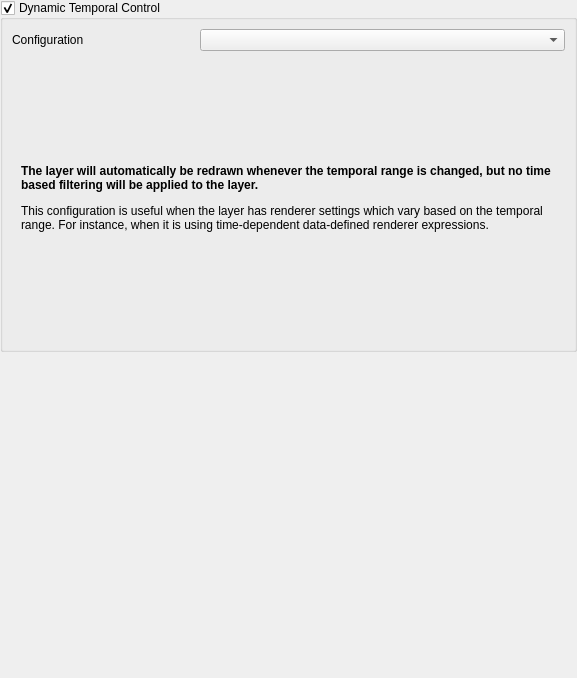
<?xml version="1.0" encoding="UTF-8"?>
<ui version="4.0">
 <class>QgsRasterLayerTemporalPropertiesWidgetBase</class>
 <widget class="QWidget" name="QgsRasterLayerTemporalPropertiesWidgetBase">
  <property name="geometry">
   <rect>
    <x>0</x>
    <y>0</y>
    <width>577</width>
    <height>678</height>
   </rect>
  </property>
  <property name="windowTitle">
   <string notr="true">Form</string>
  </property>
  <layout class="QHBoxLayout" name="horizontalLayout_5">
   <property name="spacing">
    <number>0</number>
   </property>
   <property name="leftMargin">
    <number>0</number>
   </property>
   <property name="topMargin">
    <number>0</number>
   </property>
   <property name="rightMargin">
    <number>0</number>
   </property>
   <property name="bottomMargin">
    <number>0</number>
   </property>
   <item>
    <widget class="QgsScrollArea" name="scrollArea">
     <property name="frameShape">
      <enum>QFrame::NoFrame</enum>
     </property>
     <property name="frameShadow">
      <enum>QFrame::Plain</enum>
     </property>
     <property name="lineWidth">
      <number>0</number>
     </property>
     <property name="widgetResizable">
      <bool>true</bool>
     </property>
     <widget class="QWidget" name="scrollAreaWidgetContents">
      <property name="geometry">
       <rect>
        <x>0</x>
        <y>0</y>
        <width>577</width>
        <height>678</height>
       </rect>
      </property>
      <layout class="QGridLayout" name="gridLayout" rowstretch="0,1">
       <property name="leftMargin">
        <number>0</number>
       </property>
       <property name="topMargin">
        <number>0</number>
       </property>
       <property name="rightMargin">
        <number>0</number>
       </property>
       <property name="bottomMargin">
        <number>0</number>
       </property>
       <item row="1" column="0">
        <widget class="QWidget" name="mExtraWidgetContainer" native="true"/>
       </item>
       <item row="0" column="0">
        <widget class="QGroupBox" name="mTemporalGroupBox">
         <property name="enabled">
          <bool>true</bool>
         </property>
         <property name="styleSheet">
          <string notr="true">QgsCollapsibleGroupBoxBasic::title, QgsCollapsibleGroupBox::title {  subcontrol-origin: margin;  subcontrol-position: top left;  margin-left: 20px;  margin-right: 5px;  left: 0px;  top: 1px;}QgsCollapsibleGroupBoxBasic::title, QgsCollapsibleGroupBox::title {  subcontrol-origin: margin;  subcontrol-position: top left;  margin-left: 20px;  margin-right: 5px;  left: 0px;  top: 1px;}QgsCollapsibleGroupBoxBasic::title, QgsCollapsibleGroupBox::title {  subcontrol-origin: margin;  subcontrol-position: top left;  margin-left: 20px;  margin-right: 5px;  left: 0px;  top: 1px;}QgsCollapsibleGroupBoxBasic::title, QgsCollapsibleGroupBox::title {  subcontrol-origin: margin;  subcontrol-position: top left;  margin-left: 20px;  margin-right: 5px;  left: 0px;  top: 1px;}
background: white;QgsCollapsibleGroupBoxBasic::title, QgsCollapsibleGroupBox::title {  subcontrol-origin: margin;  subcontrol-position: top left;  margin-left: 20px;  margin-right: 5px;  left: 0px;  top: 1px;}QgsCollapsibleGroupBoxBasic::title, QgsCollapsibleGroupBox::title {  subcontrol-origin: margin;  subcontrol-position: top left;  margin-left: 20px;  margin-right: 5px;  left: 0px;  top: 1px;}QgsCollapsibleGroupBoxBasic::title, QgsCollapsibleGroupBox::title {  subcontrol-origin: margin;  subcontrol-position: top left;  margin-left: 20px;  margin-right: 5px;  left: 0px;  top: 1px;}QgsCollapsibleGroupBoxBasic::title, QgsCollapsibleGroupBox::title {  subcontrol-origin: margin;  subcontrol-position: top left;  margin-left: 20px;  margin-right: 5px;  left: 0px;  top: 1px;}QgsCollapsibleGroupBoxBasic::title, QgsCollapsibleGroupBox::title {  subcontrol-origin: margin;  subcontrol-position: top left;  margin-left: 20px;  margin-right: 5px;  left: 0px;  top: 1px;}QgsCollapsibleGroupBoxBasic::title, QgsCollapsibleGroupBox::title {  subcontrol-origin: margin;  subcontrol-position: top left;  margin-left: 20px;  margin-right: 5px;  left: 0px;  top: 1px;}QgsCollapsibleGroupBoxBasic::title, QgsCollapsibleGroupBox::title {  subcontrol-origin: margin;  subcontrol-position: top left;  margin-left: 20px;  margin-right: 5px;  left: 0px;  top: 1px;}QgsCollapsibleGroupBoxBasic::title, QgsCollapsibleGroupBox::title {  subcontrol-origin: margin;  subcontrol-position: top left;  margin-left: 20px;  margin-right: 5px;  left: 0px;  top: 1px;}QgsCollapsibleGroupBoxBasic::title, QgsCollapsibleGroupBox::title {  subcontrol-origin: margin;  subcontrol-position: top left;  margin-left: 20px;  margin-right: 5px;  left: 0px;  top: 1px;}QgsCollapsibleGroupBoxBasic::title, QgsCollapsibleGroupBox::title {  subcontrol-origin: margin;  subcontrol-position: top left;  margin-left: 20px;  margin-right: 5px;  left: 0px;  top: 1px;}QgsCollapsibleGroupBoxBasic::title, QgsCollapsibleGroupBox::title {  subcontrol-origin: margin;  subcontrol-position: top left;  margin-left: 20px;  margin-right: 5px;  left: 0px;  top: 1px;}QgsCollapsibleGroupBoxBasic::title, QgsCollapsibleGroupBox::title {  subcontrol-origin: margin;  subcontrol-position: top left;  margin-left: 20px;  margin-right: 5px;  left: 0px;  top: 1px;}QgsCollapsibleGroupBoxBasic::title, QgsCollapsibleGroupBox::title {  subcontrol-origin: margin;  subcontrol-position: top left;  margin-left: 20px;  margin-right: 5px;  left: 0px;  top: 1px;}</string>
         </property>
         <property name="title">
          <string>Dynamic Temporal Control</string>
         </property>
         <property name="checkable">
          <bool>true</bool>
         </property>
         <layout class="QGridLayout" name="gridLayout_3" columnstretch="1,2">
          <item row="0" column="0">
           <widget class="QLabel" name="label">
            <property name="text">
             <string>Configuration</string>
            </property>
           </widget>
          </item>
          <item row="0" column="1">
           <widget class="QComboBox" name="mModeComboBox"/>
          </item>
          <item row="1" column="0" colspan="2">
           <widget class="QgsStackedWidget" name="mStackedWidget">
            <property name="currentIndex">
             <number>2</number>
            </property>
            <widget class="QWidget" name="mPageFixedRange">
             <property name="sizePolicy">
              <sizepolicy hsizetype="Preferred" vsizetype="Maximum">
               <horstretch>0</horstretch>
               <verstretch>0</verstretch>
              </sizepolicy>
             </property>
             <layout class="QGridLayout" name="gridLayout_6" columnstretch="1,2">
              <item row="1" column="1">
               <widget class="QgsDateTimeEdit" name="mStartTemporalDateTimeEdit">
                <property name="displayFormat">
                 <string>M/d/yyyy h:mm AP</string>
                </property>
                <property name="timeSpec">
                 <enum>Qt::UTC</enum>
                </property>
               </widget>
              </item>
              <item row="0" column="0" colspan="2">
               <widget class="QLabel" name="label_14">
                <property name="text">
                 <string>&lt;p&gt;&lt;b&gt;The layer will be rendered whenever the map's temporal range overlaps the range defined below.&lt;/b&gt;&lt;/p&gt;</string>
                </property>
                <property name="wordWrap">
                 <bool>true</bool>
                </property>
               </widget>
              </item>
              <item row="2" column="1">
               <widget class="QgsDateTimeEdit" name="mEndTemporalDateTimeEdit">
                <property name="displayFormat">
                 <string>M/d/yyyy h:mm AP</string>
                </property>
                <property name="timeSpec">
                 <enum>Qt::UTC</enum>
                </property>
               </widget>
              </item>
              <item row="1" column="0">
               <widget class="QLabel" name="label_6">
                <property name="text">
                 <string>Start date</string>
                </property>
               </widget>
              </item>
              <item row="2" column="0">
               <widget class="QLabel" name="label_5">
                <property name="text">
                 <string>End date</string>
                </property>
               </widget>
              </item>
             </layout>
            </widget>
            <widget class="QWidget" name="mPageAutomatic">
             <property name="sizePolicy">
              <sizepolicy hsizetype="Preferred" vsizetype="Maximum">
               <horstretch>0</horstretch>
               <verstretch>0</verstretch>
              </sizepolicy>
             </property>
             <layout class="QGridLayout" name="gridLayout_4" columnstretch="0,0">
              <item row="0" column="0" colspan="2">
               <widget class="QLabel" name="label_28">
                <property name="text">
                 <string>&lt;html&gt;&lt;head/&gt;&lt;body&gt;&lt;p&gt;&lt;span style=&quot; font-weight:600;&quot;&gt;The layer's data provider will automatically handle temporal settings for the layer.&lt;/span&gt;&lt;/p&gt;&lt;/body&gt;&lt;/html&gt;</string>
                </property>
                <property name="wordWrap">
                 <bool>true</bool>
                </property>
               </widget>
              </item>
             </layout>
            </widget>
            <widget class="QWidget" name="mPageRedrawOnly">
             <property name="sizePolicy">
              <sizepolicy hsizetype="Preferred" vsizetype="Maximum">
               <horstretch>0</horstretch>
               <verstretch>0</verstretch>
              </sizepolicy>
             </property>
             <layout class="QVBoxLayout" name="verticalLayout_2">
              <item>
               <widget class="QLabel" name="label_16">
                <property name="text">
                 <string>&lt;html&gt;&lt;head/&gt;&lt;body&gt;&lt;p&gt;&lt;span style=&quot; font-weight:600;&quot;&gt;The layer will automatically be redrawn whenever the temporal range is changed, but no time based filtering will be applied to the layer.&lt;/span&gt;&lt;/p&gt;&lt;p&gt;This configuration is useful when the layer has renderer settings which vary based on the temporal range. For instance, when it is using time-dependent data-defined renderer expressions.&lt;/p&gt;&lt;/body&gt;&lt;/html&gt;</string>
                </property>
                <property name="wordWrap">
                 <bool>true</bool>
                </property>
               </widget>
              </item>
             </layout>
            </widget>
            <widget class="QWidget" name="mPageFixedRangePerBand">
             <layout class="QGridLayout" name="gridLayout_2" rowstretch="0,1,0">
              <item row="0" column="0">
               <widget class="QLabel" name="mFixedRangePerBandLabel">
                <property name="sizePolicy">
                 <sizepolicy hsizetype="Preferred" vsizetype="Maximum">
                  <horstretch>0</horstretch>
                  <verstretch>0</verstretch>
                 </sizepolicy>
                </property>
                <property name="text">
                 <string>&lt;html&gt;&lt;head/&gt;&lt;body&gt;&lt;p&gt;&lt;span style=&quot; font-weight:600;&quot;&gt;Each band in the raster layer is associated with a fixed time range.&lt;/span&gt;&lt;/p&gt;&lt;p&gt;This mode can be used when a layer has temporal data exposed through different raster bands.&lt;/p&gt;&lt;/body&gt;&lt;/html&gt;</string>
                </property>
                <property name="wordWrap">
                 <bool>true</bool>
                </property>
               </widget>
              </item>
              <item row="1" column="0">
               <widget class="QTableView" name="mBandRangesTable">
                <property name="sizePolicy">
                 <sizepolicy hsizetype="Expanding" vsizetype="Preferred">
                  <horstretch>0</horstretch>
                  <verstretch>0</verstretch>
                 </sizepolicy>
                </property>
               </widget>
              </item>
              <item row="2" column="0">
               <layout class="QHBoxLayout" name="horizontalLayout">
                <property name="topMargin">
                 <number>0</number>
                </property>
                <item>
                 <spacer name="horizontalSpacer">
                  <property name="orientation">
                   <enum>Qt::Horizontal</enum>
                  </property>
                  <property name="sizeHint" stdset="0">
                   <size>
                    <width>40</width>
                    <height>20</height>
                   </size>
                  </property>
                 </spacer>
                </item>
                <item>
                 <widget class="QToolButton" name="mCalculateFixedRangePerBandButton">
                  <property name="text">
                   <string>...</string>
                  </property>
                  <property name="icon">
                   <iconset resource="../../../images/images.qrc">
                    <normaloff>:/images/themes/default/mIconExpression.svg</normaloff>:/images/themes/default/mIconExpression.svg</iconset>
                  </property>
                  <property name="popupMode">
                   <enum>QToolButton::MenuButtonPopup</enum>
                  </property>
                  <property name="autoRaise">
                   <bool>false</bool>
                  </property>
                 </widget>
                </item>
               </layout>
              </item>
             </layout>
            </widget>
           </widget>
          </item>
         </layout>
        </widget>
       </item>
      </layout>
     </widget>
    </widget>
   </item>
  </layout>
 </widget>
 <customwidgets>
  <customwidget>
   <class>QgsScrollArea</class>
   <extends>QScrollArea</extends>
   <header>qgsscrollarea.h</header>
   <container>1</container>
  </customwidget>
  <customwidget>
   <class>QgsDateTimeEdit</class>
   <extends>QDateTimeEdit</extends>
   <header>qgsdatetimeedit.h</header>
  </customwidget>
  <customwidget>
   <class>QgsStackedWidget</class>
   <extends>QStackedWidget</extends>
   <header>qgsstackedwidget.h</header>
   <container>1</container>
  </customwidget>
 </customwidgets>
 <tabstops>
  <tabstop>scrollArea</tabstop>
  <tabstop>mTemporalGroupBox</tabstop>
 </tabstops>
 <resources>
  <include location="../../../images/images.qrc"/>
  <include location="../../../images/images.qrc"/>
 </resources>
 <connections/>
</ui>
